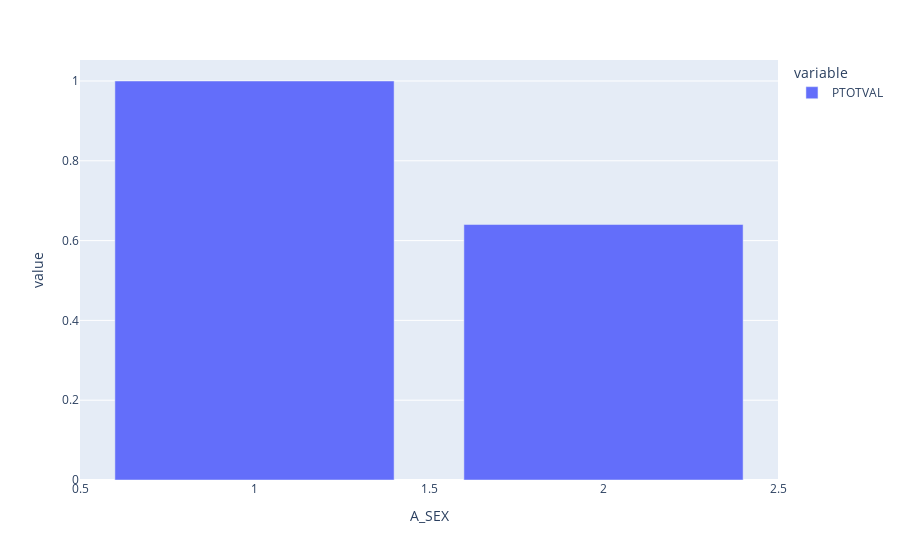

The notebook cell saved with this chart:
### Code cell
import plotly.express as px
px.bar(data.groupby("A_SEX").PTOTVAL.mean() / data.groupby("A_SEX").PTOTVAL.mean().max())

### Figure 1 — Plotly figure (JSON) as saved in the notebook; plotly's stock layout.template omitted (floating-point values rounded to 4 significant figures)
{"data": [{"alignmentgroup": "True", "hovertemplate": "variable=PTOTVAL<br>A_SEX=%{x}<br>value=%{y}<extra></extra>", "legendgroup": "PTOTVAL", "marker": {"color": "#636efa"}, "name": "PTOTVAL", "offsetgroup": "PTOTVAL", "orientation": "v", "showlegend": true, "textposition": "auto", "type": "bar", "x": [1, 2], "xaxis": "x", "y": [1, 0.6403], "yaxis": "y"}], "layout": {"autosize": true, "barmode": "relative", "legend": {"title": {"text": "variable"}, "tracegroupgap": 0}, "margin": {"t": 60}, "xaxis": {"anchor": "y", "autorange": true, "domain": [0, 1], "range": [0.5, 2.5], "title": {"text": "A_SEX"}, "type": "linear"}, "yaxis": {"anchor": "x", "autorange": true, "domain": [0, 1], "range": [0, 1.053], "title": {"text": "value"}, "type": "linear"}}}
